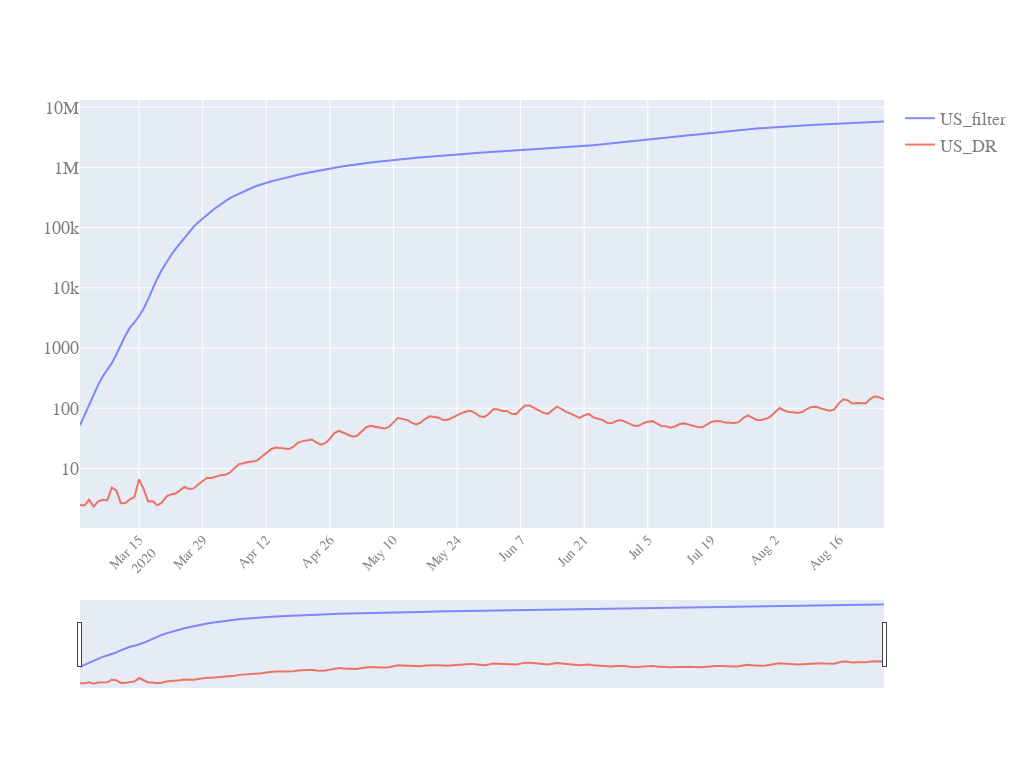

The cell this chart's notebook holds for it:
### Code cell
quick_plot(df_analyse.date[40:],
          df_analyse.iloc[40:,[8,14]],
          y_scale='log',
          slider=True)

### Figure 1 — Plotly figure (JSON) as saved in the notebook; plotly's stock layout.template omitted (floating-point values rounded to 4 significant figures; data arrays with more than 128 entries replaced by an {"elided": "..."} marker saying what was removed)
{"data": [{"mode": "lines", "name": "US_filter", "opacity": 0.8, "type": "scatter", "x": {"elided": "178 str values"}, "y": {"elided": "178 float values"}}, {"mode": "lines", "name": "US_DR", "opacity": 0.8, "type": "scatter", "x": {"elided": "178 str values"}, "y": {"elided": "178 float values"}}], "layout": {"autosize": true, "font": {"color": "#7f7f7f", "family": "PT Sans, monospace", "size": 18}, "height": 768, "width": 1024, "xaxis": {"nticks": 20, "rangeslider": {"visible": true}, "tickangle": -45, "tickfont": {"color": "#7f7f7f", "size": 14}}, "yaxis": {"type": "log"}}}
